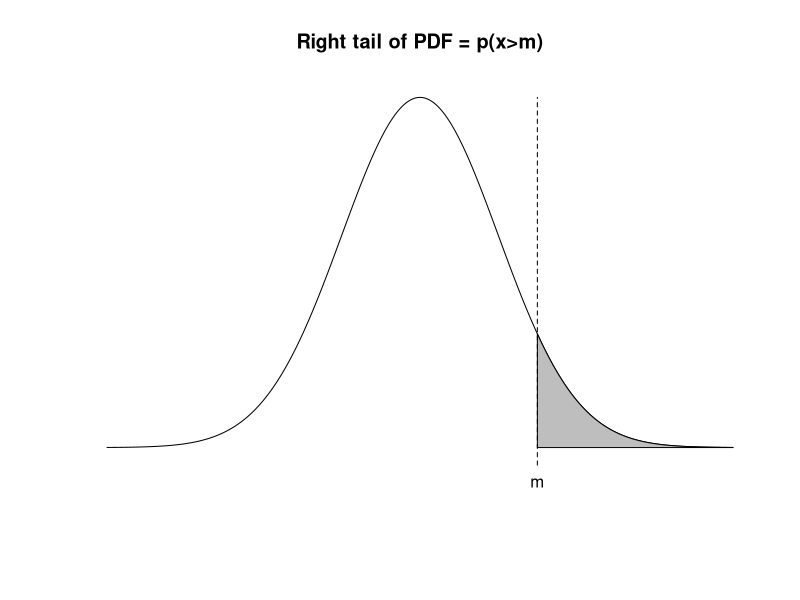
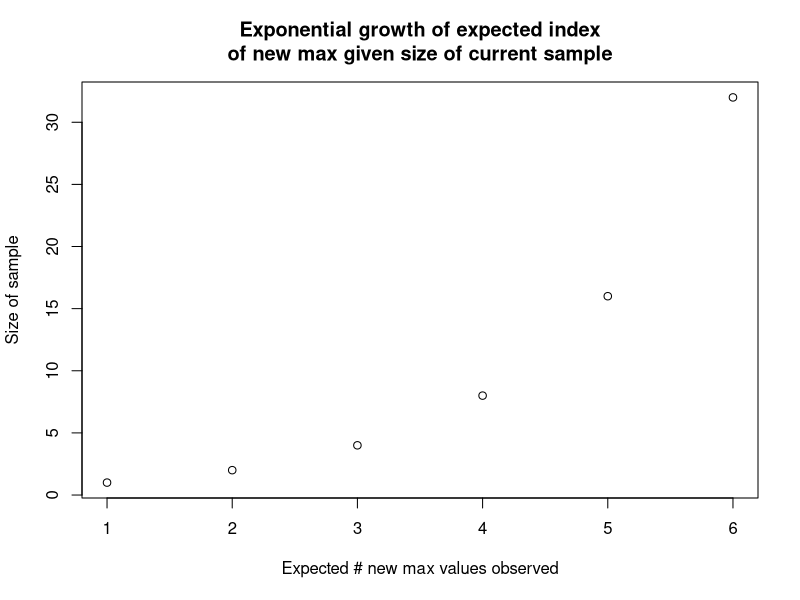
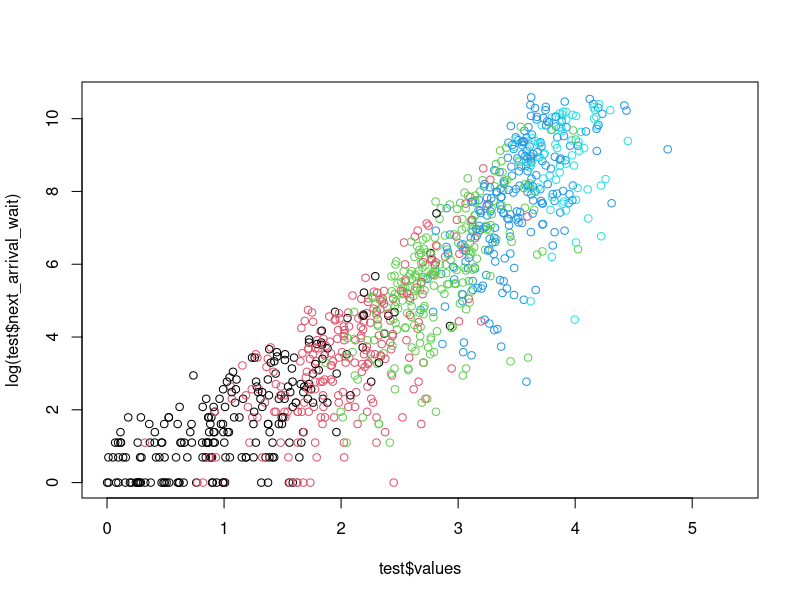
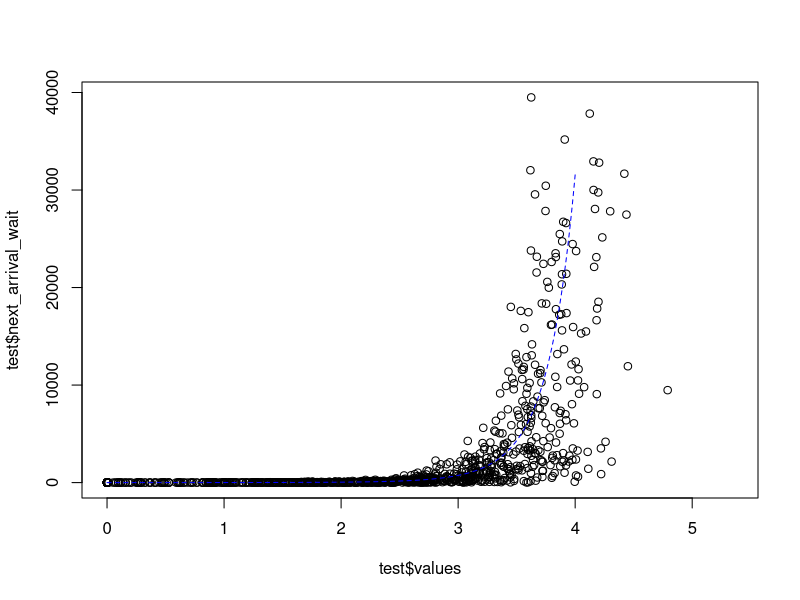
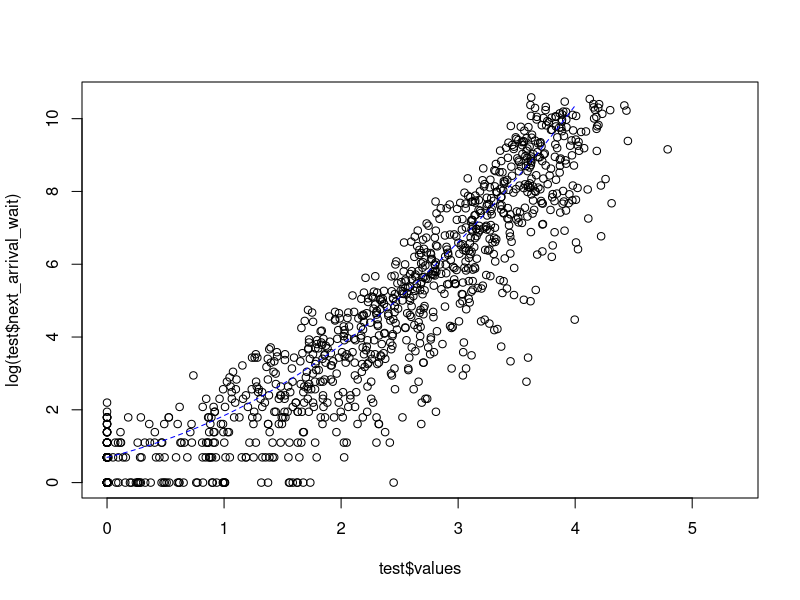
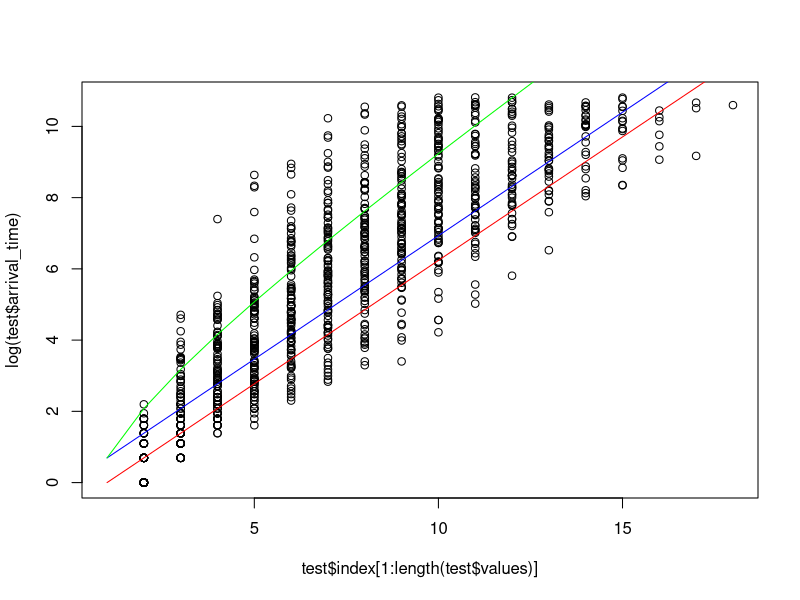
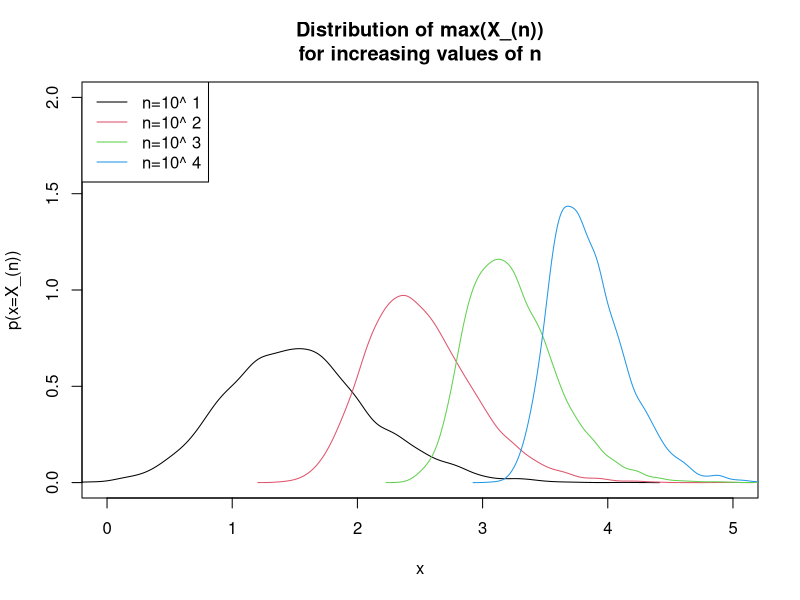
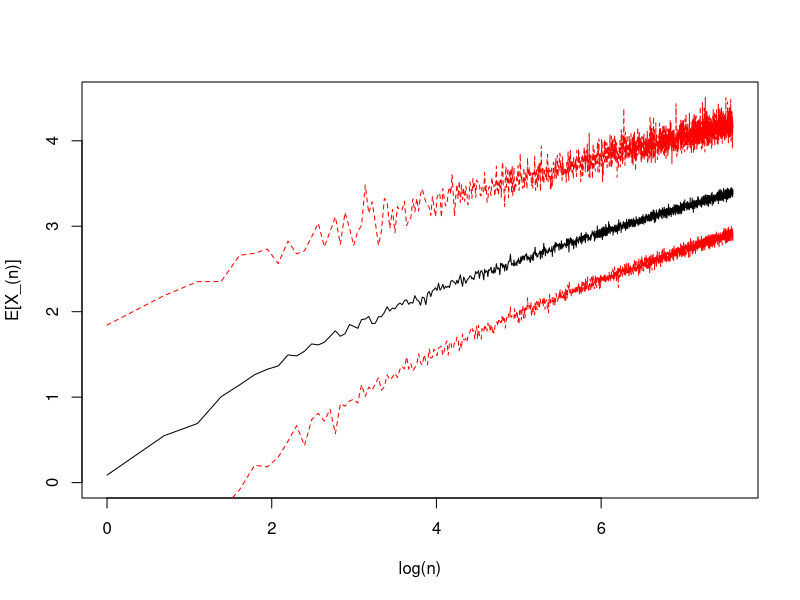

Recreate these plots in R, in order.
## ---- chunk 1
xv = seq(-4, 4, .01)
yv = dnorm(xv)
m = 1.5
i=which.max(xv==m)
j=length(xv)
yshift=.1*max(yv)
plot(xv, yv, type='l', xlab="", ylab="", axes=0, ylim=c(-yshift, max(yv)), main="Right tail of PDF = p(x>m)")
polygon(x=c(xv[i], xv[i:j], xv[j]), y= c(0, yv[i:j], 0), col="gray")
#abline(v=m, lty=2)
lines(c(m,m), c(-yshift*.5,max(yv)), lty=2)
#text(m+.5, dnorm(m), 'm')
text(m, -yshift, 'm')
## ---- chunk 2
xv=0:5
plot(1+xv, 2^xv, 
     xlab="Expected # new max values observed", 
     ylab="Size of sample", main="Exponential growth of expected index\nof new max given size of current sample")
## ---- chunk 3
max_val_sim = function(fx, k=1e4){
  x_max = 0 #fx(1)
  # Preallocate storage
  vals = c(0, rep(NA_real_, k))
  arrival = c(0, rep(NA_integer_, k))
  j=1 # This will index into storage vectors
  X = fx(k)
  for(i in 1:k){
    x_new = X[i] 
    if(x_new>x_max){
      j = j + 1
      x_max = x_new
      vals[j] = x_max
      arrival[j] = i
    }
  }
  list(values=vals[1:j], time=arrival[1:j])
}

max_val_monte_carlo = function(fx=rnorm, # generating distibution
                               reps=2e3, # Number of repeated resample simulations
                               samples=5e4, # Samples drawn during a given simulation
                               est_extreme_per_run = 20 # estimate of number of extreme values hit per simulation. Performance parameter. Can basically be any arbitrary value.
){
  est_total = est_extreme_per_run*reps # for vector pre-allocation
  indices           = rep(NA_integer_, est_total)
  values            = rep(NA_integer_, est_total)
  arrival_time      = rep(NA_integer_, est_total)
  pre_arrival_wait  = rep(NA_integer_, est_total)
  next_arrival_wait = rep(NA_integer_, est_total) # this will end up being 1 shorter than other storage vectors
  j=0 # to index into storage vectors
  for(i in 1:reps){
    sim = max_val_sim(fx, k=samples)
    m = length(sim$time)
    # Calculate pre-arrival wait (time since last max observed)
    sim_paw = c(sim$time[1], sim$time[2:m]-sim$time[1:(m-1)])
    # Calculate wait to next... This is basically the same as above, just shifted. Probably redundant to even store this.
    sim_naw = c(sim_paw[2:m], NA)
    
    while(j+m > length(arrival_time)){
      print("growing storage vectors...")
      indices           = c(indices,          rep(NA_integer_, est_total))
      values            = c(values,           rep(NA_integer_, est_total))
      arrival_time      = c(arrival_time,     rep(NA_integer_, est_total))
      pre_arrival_wait  = c(pre_arrival_wait, rep(NA_integer_, est_total))
      next_arrival_wait = c(                  rep(NA_integer_, est_total))
    }
    
    # Store outcome of simulation iteration
    j=j+1
    j2=j+m-1
    indices[j:j2]            = seq_along(sim$values)
    values[j:j2]             = sim$values
    arrival_time[j:j2]       = sim$time
    pre_arrival_wait[j:j2]   = sim_paw
    next_arrival_wait[j:j2]  = sim_naw
    j=j2
  }
  # Flush NAs
  arrival_time = arrival_time[!is.na(arrival_time)]
  m = length(arrival_time)
  indices           = indices[1:m] 
  values            = values[1:m] 
  pre_arrival_wait  = pre_arrival_wait[1:m]
  next_arrival_wait = next_arrival_wait[1:m]
  
  # Return
  list(values=values, arrival_time=arrival_time, pre_arrival_wait=pre_arrival_wait, next_arrival_wait=next_arrival_wait, index=indices)
}

expected_wait_time = function(x, cdf=pnorm){
  (1-cdf(x))^-1
}
## ---- chunk 4
set.seed(123)
system.time(test <- max_val_monte_carlo(reps=1e2)) # 100reps->5s, 1e3->50s
## ---- chunk 5
plot(test$values, log(test$next_arrival_wait), col=(1+floor(log10(test$arrival_time))))

xv = seq(0,4,.001)
plot(test$values, test$next_arrival_wait)
lines(xv, expected_wait_time(xv), lty=2, col='blue')

plot(test$values, log(test$next_arrival_wait))
lines(xv, log(expected_wait_time(xv)), lty=2, col='blue')

# 2^n isn't a bad estimate, but it appears to actually grow *faster* than this. Let's improve
# on this estimate later.
xv = 1:20
plot(test$index[1:length(test$values)], log(test$arrival_time))
lines(xv, log(2^(xv)), col="blue")
lines(xv, log(2^(xv-1)), col="red")
lines(xv, log(xv*2^(xv)), col="green")
## ---- chunk 6
max_sim_given_n = function(n, reps, fx=rnorm, values=FALSE, mu=TRUE, sigma=TRUE){
  #vals = rep(NA_real_, reps)
  #for(i in 1:reps){
  #  x = fx(n)
  #  m = max(x)
  #}
  replicate(reps, max(fx(n)))
}
## ---- chunk 7
plot(0,0, 
     type='n', 
     xlim=c(0,5), 
     ylim=c(0,2), 
     xlab='x',
     ylab='p(x=X_(n))', 
     main="Distribution of max(X_(n))\nfor increasing values of n"
     )
sapply(1:4,function(x) lines(density(max_sim_given_n(10^x, 5e3)), col=x))
legend('topleft', paste("n=10^", 1:4), lty=1, col=1:4  )
## ---- chunk 8
#totx=2e3, reps=2e2 -> 85.63 seconds
#totx=1e3, reps=2e2 -> 15.29 seconds
#totx=1e3, resp=1e2 ->  7.8 seconds
#totx=1e2, reps=1e2 ->  0.14 seconds
totx = 2e3 
xv = 1:totx
system.time(CI <- sapply(xv, function(x) quantile(max_sim_given_n(x, 2e2), c(.025, .5, .975))))
plot(0,0, type='n', xlab='log(n)', ylab='E[X_(n)]', xlim=c(0,max(log(xv))), ylim=c(0,max(CI)))
lines(log(xv), CI[2,])
lines(log(xv), CI[1,], col='red', lty=2)
lines(log(xv), CI[3,], col='red', lty=2)
## ---- chunk 9
plot(xv, CI[3,]-CI[1,], main="Width of 95% CI for different")
(inter_ci = mean(CI[3,floor(.75*totx):totx]-CI[1,floor(.75*totx):totx]))
abline(h = inter_ci, col='blue', lty=2)
## ---- chunk 10
plot(log(xv), CI[3,]-CI[1,])
## ---- chunk 11
j_est = 1/(1-pnorm(CI))
plot(xv,j_est[2,], type='l',
     xlab="i", 
     ylab='E[j|i]')

plot(0,0, 
     type='n', 
     xlim=c(0,max(xv)),
     ylim=c(0,max(j_est)),
     xlab="i", 
     ylab='E[j|i]')
lines(xv, j_est[1,], lty=2, col='red')
lines(xv, j_est[2,])
lines(xv, j_est[3,], lty=2, col='red')

# Upper bound of CI grows rapidly
plot(0,0, 
     type='n', 
     xlim=c(0,max(xv)),
     #xlim=c(0,100), 
     ylim=c(0,max(j_est[,1:100])),
     xlab="i", 
     ylab='j')
lines(xv, j_est[1,], lty=2, col='red')
lines(xv, j_est[2,])
lines(xv, j_est[3,], lty=2, col='red')

# The observed convergence in log space is presumably to the standard gumbel distribution
log_j_est = log(1/(1-pnorm(CI)))
plot(0,0, type='n', xlim=c(0,max(xv)), ylim=c(0,max(log_j_est)), xlab="i", ylab='log(j)')
lines(xv, log_j_est[1,], lty=2, col='red')
lines(xv, log_j_est[2,])
lines(xv, log_j_est[3,], lty=2, col='red')


## ---- chunk 12
# I could just use the built in numerical integration function, but what's the fun in that?
mc_int = function(fx, xrange=c(0,1), ymax=NA, iters=1e6, trace=FALSE){
  xmin = min(xrange); xmax = max(xrange); ymin = 0
  if(is.na(ymax)){
    xv = seq(xmin, xmax, length.out=1e4)
    yrange = fx(xv)
    ymax = max(yrange)*1.25
  } 
  Ux = runif(iters, xmin, xmax)
  Uy = runif(iters, ymin, ymax)
  Y  = fx(Ux)
  test =  Uy < Y
  A = (xmax-xmin) * (ymax-ymin)
  outv = list(estimate = mean(test)*A)
  if(trace) outv$trace = cumsum(test)*A/seq_along(test)
  outv
}
## ---- chunk 13
# MC Integration demo using identity function
plot(mc_int(function(x) 1, ymax=4, trace=TRUE, iters=1e3)$trace, type='l')
## ---- chunk 14
# x *  n * F(X)^(n-1) * f(x)
exp_integral = function(x, n){
  x * n * pnorm(x)^(n-1) * dnorm(x)
}

# 7s for 1e3 and 5e3
system.time(
  test <- sapply(1:1e3, function(n) 
    mc_int(function(x) exp_integral(x,n), xrange=c(-5,5), iters=5e3)$estimate
    )
)

plot(test, type='l')
plot(log(seq_along(test)), test, type='l')
